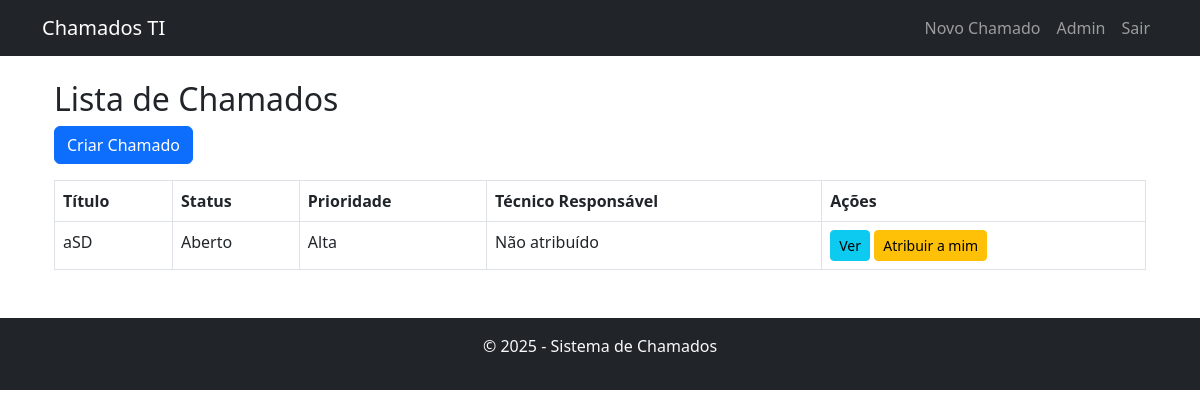
The app's page / (signed in) with its own data.
### chamados/models.py (models this page shows, shortened)
class Chamado(models.Model):
    STATUS_CHOICES = [
        ('aberto', 'Aberto'),
        ('em_andamento', 'Em Andamento'),
        ('fechado', 'Fechado'),
    ]
    PRIORIDADE_CHOICES = [
        ('baixa', 'Baixa'),
        ('media', 'Média'),
        ('alta', 'Alta'),
    ]
    titulo = models.CharField(max_length=200)
    descricao = models.TextField()
    data_abertura = models.DateTimeField(auto_now_add=True)
    data_fechamento = models.DateTimeField(null=True, blank=True)
    status = models.CharField(max_length=20, choices=STATUS_CHOICES, default='aberto')
    prioridade = models.CharField(max_length=10, choices=PRIORIDADE_CHOICES, default='media')
    usuario = models.ForeignKey(User, on_delete=models.CASCADE, related_name='chamados_solicitados')
    tecnico_responsavel = models.ForeignKey(User, on_delete=models.SET_NULL, null=True, blank=True, related_name='chamados_atendidos')

### chamados/views.py (the view)
# urls.py: path("", lista_chamados, name="lista_chamados"),
@login_required
def lista_chamados(request):
    chamados = Chamado.objects.all()
    return render(request, "chamados/lista_chamados.html", {"chamados": chamados})

### chamados/templates/chamados/lista_chamados.html (shortened to what this page needs)
{% extends "base.html" %}
{% block content %}
<div class="container mt-4">
    <h2>Lista de Chamados</h2>
    <a href="{% url 'criar_chamado' %}" class="btn btn-primary mb-3">Criar Chamado</a>
    <table class="table table-bordered">
        <thead>
            <tr>
                <th>Título</th>
                <th>Status</th>
                <th>Prioridade</th>
                <th>Técnico Responsável</th>
                <th>Ações</th>
            </tr>
        </thead>
        <tbody>
            {% for chamado in chamados %}
            <tr>
                <td>{{ chamado.titulo }}</td>
                <td>{{ chamado.get_status_display }}</td>
                <td>{{ chamado.get_prioridade_display }}</td>
                <td>{{ chamado.tecnico_responsavel.username|default:"Não atribuído" }}</td>
                <td>
                    <a href="{% url 'detalhes_chamado' chamado.id %}" class="btn btn-info btn-sm">Ver</a>
                    {% if not chamado.tecnico_responsavel %}
                        <a href="{% url 'atribuir_chamado' chamado.id %}" class="btn btn-warning btn-sm">Atribuir a mim</a>
                    {% endif %}
                </td>
            </tr>
            {% endfor %}
        </tbody>
    </table>
</div>
{% endblock %}

### records on screen
Chamado: titulo "aSD", status "Aberto", prioridade "Alta", tecnico_responsavel.username "Não atribuído", shows "Atribuir a mim"
